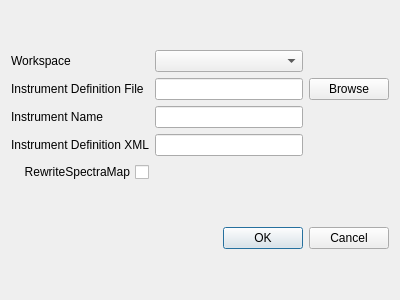
<?xml version="1.0" encoding="UTF-8"?>
<ui version="4.0">
 <class>LoadInstrumentDialog</class>
 <widget class="QDialog" name="LoadInstrumentDialog">
  <property name="geometry">
   <rect>
    <x>0</x>
    <y>0</y>
    <width>400</width>
    <height>300</height>
   </rect>
  </property>
  <property name="windowTitle">
   <string>LoadInstrument</string>
  </property>
  <layout class="QVBoxLayout" name="verticalLayout">
   <item>
    <layout class="QGridLayout" name="main_layout">
     <item row="1" column="0">
      <widget class="QLabel" name="lbl_workspace">
       <property name="text">
        <string>Workspace</string>
       </property>
      </widget>
     </item>
     <item row="2" column="0">
      <widget class="QLabel" name="lbl_instrument_file">
       <property name="text">
        <string>Instrument Definition File</string>
       </property>
      </widget>
     </item>
     <item row="3" column="0">
      <widget class="QLabel" name="lbl_instrument_name">
       <property name="text">
        <string>Instrument Name</string>
       </property>
      </widget>
     </item>
     <item row="4" column="0">
      <widget class="QLabel" name="lbl_idf_xml">
       <property name="text">
        <string>Instrument Definition XML</string>
       </property>
      </widget>
     </item>
     <item row="2" column="1">
      <widget class="QLineEdit" name="txt_idf"/>
     </item>
     <item row="5" column="0">
      <widget class="QCheckBox" name="ck_rewrite_spec_map">
       <property name="layoutDirection">
        <enum>Qt::RightToLeft</enum>
       </property>
       <property name="text">
        <string>RewriteSpectraMap</string>
       </property>
      </widget>
     </item>
     <item row="3" column="1">
      <layout class="QHBoxLayout" name="idf_validator_layout">
       <item>
        <widget class="QLineEdit" name="txt_instrument_name"/>
       </item>
      </layout>
     </item>
     <item row="4" column="1">
      <widget class="QLineEdit" name="txt_instrument_xml"/>
     </item>
     <item row="2" column="2">
      <widget class="QPushButton" name="btn_idf">
       <property name="text">
        <string>Browse</string>
       </property>
      </widget>
     </item>
     <item row="1" column="1">
      <widget class="MantidQt::MantidWidgets::WorkspaceSelector" name="workspaceSelector"/>
     </item>
     <item row="1" column="2">
      <layout class="QHBoxLayout" name="ws_validator_layout"/>
     </item>
    </layout>
   </item>
   <item>
    <widget class="QDialogButtonBox" name="controls">
     <property name="orientation">
      <enum>Qt::Horizontal</enum>
     </property>
     <property name="standardButtons">
      <set>QDialogButtonBox::Cancel|QDialogButtonBox::Ok</set>
     </property>
    </widget>
   </item>
  </layout>
 </widget>
 <customwidgets>
  <customwidget>
   <class>MantidQt::MantidWidgets::WorkspaceSelector</class>
   <extends>QComboBox</extends>
   <header>MantidQtMantidWidgets/WorkspaceSelector.h</header>
  </customwidget>
 </customwidgets>
 <resources/>
 <connections>
  <connection>
   <sender>controls</sender>
   <signal>accepted()</signal>
   <receiver>LoadInstrumentDialog</receiver>
   <slot>accept()</slot>
   <hints>
    <hint type="sourcelabel">
     <x>248</x>
     <y>254</y>
    </hint>
    <hint type="destinationlabel">
     <x>157</x>
     <y>274</y>
    </hint>
   </hints>
  </connection>
  <connection>
   <sender>controls</sender>
   <signal>rejected()</signal>
   <receiver>LoadInstrumentDialog</receiver>
   <slot>reject()</slot>
   <hints>
    <hint type="sourcelabel">
     <x>316</x>
     <y>260</y>
    </hint>
    <hint type="destinationlabel">
     <x>286</x>
     <y>274</y>
    </hint>
   </hints>
  </connection>
 </connections>
</ui>
